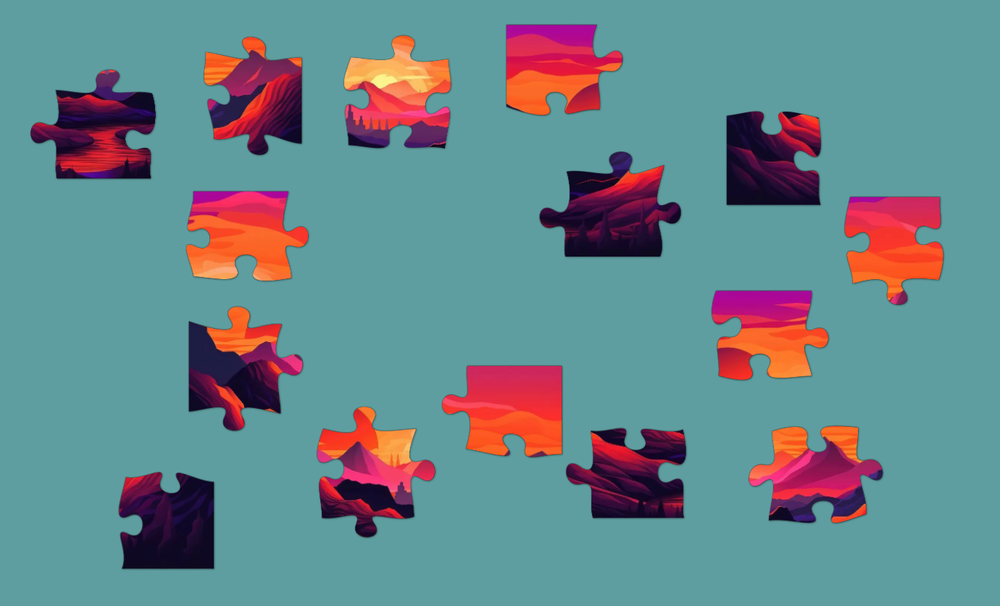
#> input picture input_shuffled_small.png, 1000 x 606 px, shrunk from 1380 x 836 before the run
$ python solver.py
#> lines starting #> are read from the running program, lines starting #| are printed output that depends on the picture; after the words box and inside, x2 and y2 are one past the last pixel; in counts of white or black regions, pixels touching at a corner belong together
import cv2
import numpy as np

def dtw(a,b,ca,cb, check_deltas=True):
    best_res = 1e9
    best_delta = None
    min_d, max_d = -2, 3
    location_mult = 10
    if not check_deltas:
        min_d, max_d = 1, 2
    for delta in range(min_d, max_d):
        n = len(a)
        m = len(b)
        dp = [[0 for _ in range(m)] for _ in range(n)]
        dist = lambda a,b: location_mult * abs(a[0]-b[0]-ca[0]+cb[0] + delta) + location_mult * abs(a[1]-b[1]-ca[1]+cb[1]) + abs(int(im[a[1]][a[0]][0]) - int(im[b[1]][b[0]][0])) + abs(int(im[a[1]][a[0]][1]) - int(im[b[1]][b[0]][1])) + abs(int(im[a[1]][a[0]][2]) - int(im[b[1]][b[0]][2]))
        for i in range(1,n):
            dp[i][0] = dist(a[i][0],b[0][0])+dp[i-1][0]
        for j in range(1,m):
            dp[0][j] = dist(a[0][0],b[j][0])+dp[0][j-1]
        for i in range(1,n):
            for j in range(1,m):
                d = dist(a[i][0],b[j][0])
                if dp[i-1][j] <= dp[i-1][j-1] and dp[i-1][j] <= dp[i][j-1]:
                    dp[i][j] = d + dp[i-1][j]
                elif dp[i-1][j-1] <= dp[i][j-1]:
                    dp[i][j] = d + dp[i-1][j-1]
                else:
                    dp[i][j] = d + dp[i][j-1]
        if dp[n - 1][m - 1] < best_res:
            best_res = min(best_res, dp[n - 1][m - 1])
            best_delta = delta
    if not check_deltas:
        return best_res
    return best_res, best_delta

range_wrap = lambda l, a, b: l[a:b] if a < b else np.concatenate((l[a:], l[:b]))
manh_d = lambda a, b: abs(a[0] - b[0]) + abs(a[1] - b[1])
im = cv2.imread("input_shuffled_small.png")
#> im is the input picture: shape (606, 1000, 3); mean B, G, R 139.7, 134.5, 105.5
print(im[50][50])
#| [160 158  95]
#exit()
imgray = cv2.cvtColor(im, cv2.COLOR_BGR2GRAY)
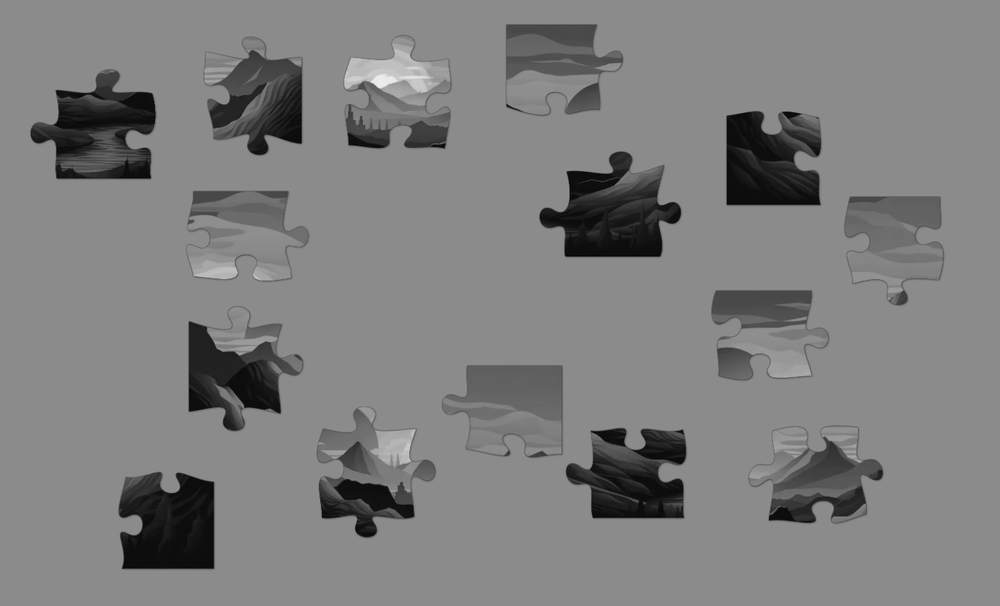
#> imgray: shape (606, 1000); min 5, max 236, mean 126.2
ret, thresh = cv2.threshold(imgray, 135, 255, cv2.THRESH_BINARY_INV)
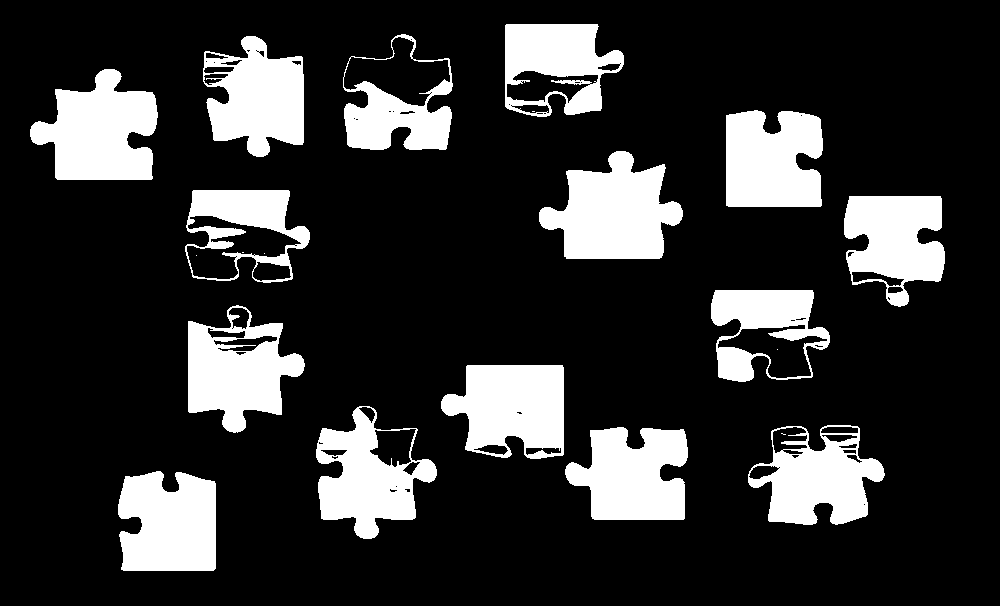
#> thresh: shape (606, 1000); 19.1% white; 21 white regions (6 under 20 px)
contours, hierarch = cv2.findContours(thresh, cv2.RETR_TREE, cv2.CHAIN_APPROX_NONE)
#> contours = 94 contours, 42 with area under 20; largest, box (x1, y1, x2, y2) and area: (539, 151, 683, 259) 9636, (316, 406, 437, 539) 9293, (30, 69, 158, 180) 9161, (188, 305, 305, 433) 9066, (748, 425, 885, 525) 8813
# calculate areas
contours = [(cv2.contourArea(c),c) for c in contours]
#> contours = 94 items
# filter out very small contours
contours = [c for c in contours if c[0]>10]
#> contours = 58 items
to_remove = set()
for ci1 in range(len(contours)):
    for ci2 in range(ci1+1,len(contours)):
        # box is tuple x,y,w,h
        box1 = cv2.boundingRect(contours[ci1][1])
        box2 = cv2.boundingRect(contours[ci2][1])
        if not(box2[0]>box1[0]+box1[2] or box2[0]+box2[2]<box1[0] or box2[1]>box1[1]+box1[3] or box2[1]+box2[3]<box1[1]):
            if box1[0]<=box2[0] and box2[0]+box2[2]<=box1[0]+box1[2] and box1[1]<=box2[1] and box2[1]+box2[3]<=box1[1]+box1[3] or \
               box2[0]<=box1[0] and box1[0]+box1[2]<=box2[0]+box2[2] and box2[1]<=box1[1] and box1[1]+box1[3]<=box2[1]+box2[3]:
               overlap = 1
            else:
                overlap = 0
            for pix1 in contours[ci1][1]:
                if overlap:
                    break
                for pix2 in contours[ci2][1]:
                    if pix1[0][0] == pix2[0][0] and pix1[0][1] == pix2[0][1]:
                        overlap = 1
                        break
            if overlap:
                to_remove.add(ci1 if contours[ci1][0] < contours[ci2][0] else ci2)
#> this loop made 58 passes
#> after the loop, to_remove = 43 items
contours = [c[1] for i,c in enumerate(contours) if i not in to_remove]
#> contours = 15 contours; largest, box (x1, y1, x2, y2) and area: (539, 151, 683, 259) 9636, (316, 406, 437, 539) 9293, (30, 69, 158, 180) 9161, (188, 305, 305, 433) 9066, (748, 425, 885, 525) 8813
contour_sets = [set(tuple(cc[0]) for cc in c) for c in contours]
#> contour_sets = 15 items
print(f"{len(contours)} contours")
#| 15 contours
# finding corners
corners = []
corners_coord = []
corner_pieces = [-1,-1,-1,-1]
# top, right, bot, left
edge_pieces = [[],[],[],[]]
for cii,c in enumerate(contours):
    # find corners
    box = cv2.boundingRect(c)
    rect_corns = [(box[0],box[1]),(box[0]+box[2], box[1]), (box[0]+box[2],box[1]+box[3]), (box[0],box[1]+box[3])]
    corns = [-1,-1,-1,-1]
    corns_d = [1e9,1e9,1e9,1e9]
    corns_id = [-1,-1,-1,-1]
    for i, pix in enumerate(c):
        for ci in range(4):
            d = abs(rect_corns[ci][0]-pix[0][0])+abs(rect_corns[ci][1]-pix[0][1])
            if d<corns_d[ci]:
                corns_d[ci] = d
                corns[ci] = pix[0]
                corns_id[ci] = i
    corners.append(corns_id)
    corners_coord.append(corns)
    for corn in corns:
        cv2.circle(im, corn,2, (0,0,255),2)
    # find starting piece (top left piece)
    max_hor_delta = 0
    for pix in range_wrap(c,corns_id[0],corns_id[3]):
        max_hor_delta = max(max_hor_delta, abs(pix[0][0]-corns[0][0]))
    max_ver_delta = 0
    for pix in range_wrap(c,corns_id[1],corns_id[0]):
        max_ver_delta = max(max_ver_delta, abs(pix[0][1]-corns[0][1]))
    if max_hor_delta < 3 and max_ver_delta < 3:
        corner_pieces[0] = cii
    elif max_ver_delta < 3:
        edge_pieces[0].append(cii)
    elif max_hor_delta < 3:
        edge_pieces[3].append(cii)
    # find line end pieces
    max_hor_delta = 0
    for pix in range_wrap(c,corns_id[2],corns_id[1]):
        max_hor_delta = max(max_hor_delta, abs(pix[0][0]-corns[1][0]))
    if max_hor_delta < 3:
        if cii in edge_pieces[0]:
            edge_pieces[0].remove(cii)
            corner_pieces[1] = cii
        else:
            edge_pieces[1].append(cii)
    # find last line pieces
    max_ver_delta = 0
    for pix in range_wrap(c,corns_id[3],corns_id[2]):
        max_ver_delta = max(max_ver_delta, abs(pix[0][1]-corns[2][1]))
    if max_ver_delta < 3:
        if cii in edge_pieces[1]:
            corner_pieces[2] = cii
            edge_pieces[1].remove(cii)
        elif cii in edge_pieces[3]:
            corner_pieces[3] = cii
            edge_pieces[3].remove(cii)
        else:
            edge_pieces[2].append(cii)
#> this loop made 15 passes
#> (box, rect_corns) on passes 1 to 9: ((118, 471, 98, 100), [(118, 471), (216, 471), (216, 571), (118, 571)]), ((565, 427, 123, 93), [(565, 427), (688, 427), (688, 520), (565, 520)]), ((748, 425, 137, 100), [(748, 425), (885, 425), (885, 525), (748, 525)]), ((316, 406, 121, 133), [(316, 406), (437, 406), (437, 539), (316, 539)]), ((441, 365, 123, 94), [(441, 365), (564, 365), (564, 459), (441, 459)]), ((188, 305, 117, 128), [(188, 305), (305, 305), (305, 433), (188, 433)]), ((711, 290, 119, 92), [(711, 290), (830, 290), (830, 382), (711, 382)]), ((844, 196, 101, 111), [(844, 196), (945, 196), (945, 307), (844, 307)]), ((185, 190, 125, 93), [(185, 190), (310, 190), (310, 283), (185, 283)])
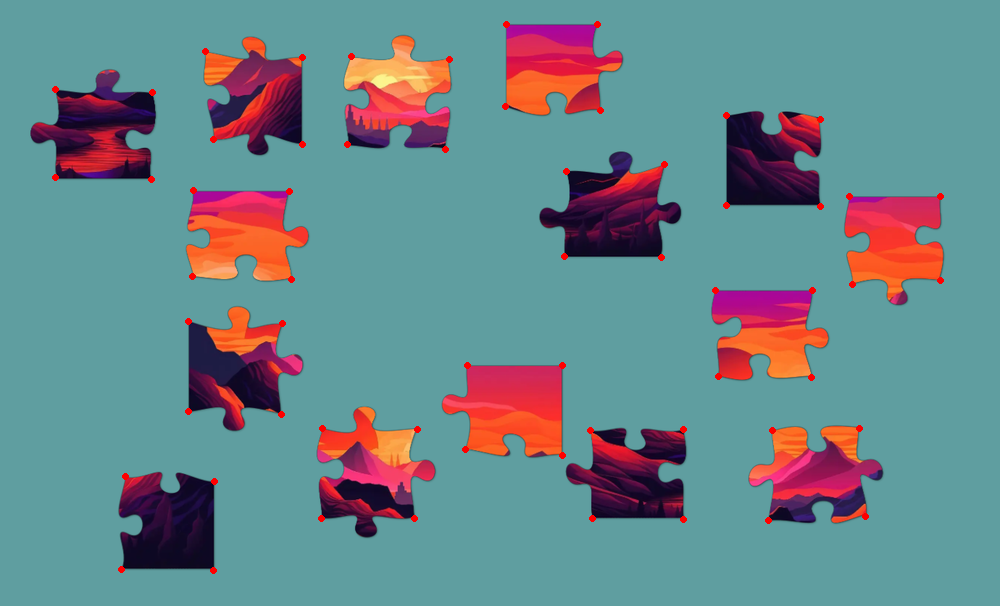
#> im: shape (606, 1000, 3); 0.37% of pixels changed, all inside (x1, y1, x2, y2) = (52, 21, 944, 574)
#> after the loop, corner_pieces = [14, 4, 0, 10]; corners = 15 items, first 6: [31, 343, 254, 162], [27, 378, 247, 156], [95, 486, 359, 225], [57, 445, 316, 188], [0, 348, 258, 125], [68, 419, 287, 158]; corners_coord = 15 items

print(len(corners), corners)
#> (printed output is left out)
print(len(corners_coord))
#| 15
print(corners_coord[0])
#| [array([125, 476], dtype=int32), array([214, 481], dtype=int32), array([213, 570], dtype=int32), array([121, 569], dtype=int32)]
print(corner_pieces)
#| [14, 4, 0, 10]
print([len(x) for x in edge_pieces])

row_w = len(edge_pieces[0]) + 2
col_h = len(edge_pieces[1]) + 2
# create mapping to fit pieces in
res = [[(corner_pieces[0], 0)]]
#> res = [[(14, 0)]]
q = set(i for i in range(len(contours)) if i not in corner_pieces and max(i in edge_pieces[j] for j in range(4)) == 0)
#> q = 3 items
for i in range(row_w * col_h - 1):
    if len(res) == 1 and len(res[0]) == row_w-1:
        res[-1].append((corner_pieces[1], 0))
        continue
    elif len(res) == col_h-1 and len(res[-1]) == row_w:
        res.append([(corner_pieces[3], 0)])
        continue
    elif len(res) == col_h and len(res[-1]) == row_w-1:
        res[-1].append((corner_pieces[2], 0))
        continue
    if len(res[-1]) == row_w:
        id, _ = res[-1][0]
        edge1 = range_wrap(contours[id],corners[id][3],corners[id][2])
        best_diff = 1e9
        best_id = -1
        best_delta = 0
        bag = edge_pieces[3]
        for id2 in bag:
            edge2 = range_wrap(contours[id2],corners[id2][1],corners[id2][0])
            #diff = sum(abs(edge1[i][0][1]-corners_coord[id][3][1]-edge2[-i-1][0][1]+corners_coord[id2][0][1]) for i in range(min(len(edge1),len(edge2))))
            diff, delta = dtw(edge1,edge2[::-1],corners_coord[id][3],corners_coord[id2][0])
            if diff<best_diff:
                best_diff = diff
                best_id = id2
                best_delta = delta
        res.append([(best_id, best_delta)])
    else:
        id, _ = res[-1][-1]
        edge1 = range_wrap(contours[id],corners[id][2],corners[id][1])
        if len(res)>1:
            idb, _ = res[-2][len(res[-1])]
            edge1b = range_wrap(contours[idb],corners[idb][3],corners[idb][2])
        best_diff = 1e9
        best_id = -1
        if len(res)==1:
            bag = edge_pieces[0]
        elif len(res[-1])==row_w-1:
            bag = edge_pieces[1]
        elif len(q)==0:
            bag = edge_pieces[2]
        else:
            bag = q
        for id2 in bag:
            edge2 = range_wrap(contours[id2],corners[id2][0],corners[id2][3])
            #diff = sum(abs(edge1[i][0][0]-corners_coord[id][1][0]-edge2[-i-1][0][0]+corners_coord[id2][0][0]) for i in range(min(len(edge1),len(edge2))))
            diff, delta = dtw(edge1,edge2[::-1],corners_coord[id][1],corners_coord[id2][0])
            if len(res)>1:
                edge2b = range_wrap(contours[id2],corners[id2][3],corners[id2][2])
                diff_mod = dtw(edge1b,edge2b[::-1],corners_coord[idb][3],corners_coord[id2][0], False)
                diff += diff_mod
            if diff<best_diff:
                best_diff = diff
                best_id = id2
                best_delta = delta
        res[-1].append((best_id, best_delta))
    print(i, best_id)
    if best_id == -1:
        print(res)
        print(len(res))
        print(len(res[-1]))
    bag.remove(best_id)
#> this loop made 14 passes
#> (id, idb) on passes 6, 7, 8, 9, 11, 12, 13: (5, 6), (13, 8), (2, 7), (3, 4), (10, 13), (1, 2), (11, 3)
#> id on passes 1, 2, 3, 5: 14, 6, 8, 14
#> after the loop, res = [[(14, 0), (6, -1), (8, -1), (7, 0), (4, 0)], [(5, -1), (13, -2), (2, -1), (3, -2), (12, 2)], [(10, 0), (1, 0), (11, -1), (9, -2), (0, 0)]]

print(res)
#| [[(14, 0), (6, -1), (8, -1), (7, 0), (4, 0)], [(5, -1), (13, -2), (2, -1), (3, -2), (12, 2)], [(10, 0), (1, 0), (11, -1), (9, -2), (0, 0)]]
# copy pieces to result image
res_im = np.zeros((2000,2000,3),dtype=np.uint8)
ctr = (10,10)
next_line_start = (10,10)
for l in res:
    ctr = next_line_start
    next_line_start = (ctr[0],ctr[1]+corners_coord[l[0][0]][3][1]-corners_coord[l[0][0]][0][1])
    for id, delta in l:
        # dfs over pixels in contour
        q = [(corners_coord[id][0][0]+(corners_coord[id][2][0]-corners_coord[id][0][0])//2,corners_coord[id][0][1]+(corners_coord[id][2][1]-corners_coord[id][0][1])//2)]
        seen = set(q[0])
        while q:
            node = q.pop()
            res_im[ctr[1]+node[1]-corners_coord[id][0][1],ctr[0]+node[0]-corners_coord[id][0][0]]=im[node[1],node[0]]
            for delta in [(1,0),(-1,0),(0,1),(0,-1)]:
                next = (node[0]+delta[0],node[1]+delta[1])
                if next not in contour_sets[id] and next not in seen:
                    seen.add(next)
                    q.append(next)
        ctr = (ctr[0]+corners_coord[l[0][0]][1][0]-corners_coord[l[0][0]][0][0],ctr[1])
#> this loop made 3 passes
#> (l, next_line_start) on passes 1 to 3: ([(14, 0), (6, -1), (8, -1), (7, 0), (4, 0)], (10, 92)), ([(5, -1), (13, -2), (2, -1), (3, -2), (12, 2)], (10, 182)), ([(10, 0), (1, 0), (11, -1), (9, -2), (0, 0)], (10, 272))
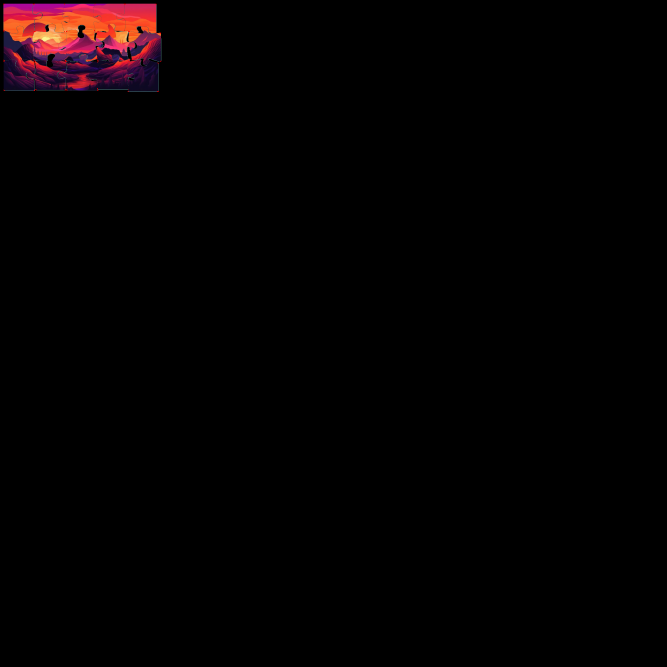
#> res_im: shape (2000, 2000, 3) (shown at 1/3 size); mean B, G, R 1.9, 1.3, 4.3

img = im.copy()
#cv2.drawContours(img, contours, -1, (0,255,0), 2)
cv2.imshow("1",img)
cv2.imshow("2",res_im)
k = cv2.waitKey(0)
#> (key Esc is pressed here)
